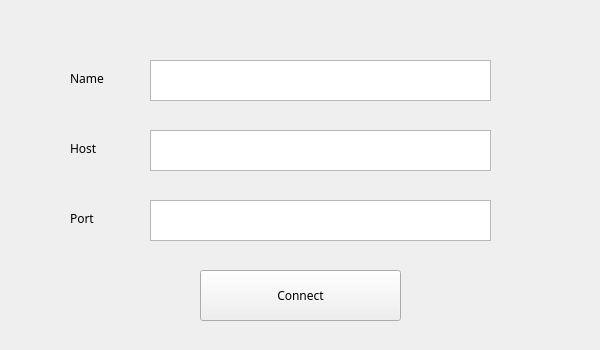
<?xml version="1.0" encoding="UTF-8"?>
<ui version="4.0">
 <class>ConnectScreen</class>
 <widget class="QWidget" name="ConnectScreen">
  <property name="geometry">
   <rect>
    <x>0</x>
    <y>0</y>
    <width>600</width>
    <height>350</height>
   </rect>
  </property>
  <property name="minimumSize">
   <size>
    <width>600</width>
    <height>350</height>
   </size>
  </property>
  <property name="maximumSize">
   <size>
    <width>600</width>
    <height>350</height>
   </size>
  </property>
  <property name="font">
   <font>
    <family>Monaco</family>
   </font>
  </property>
  <property name="windowTitle">
   <string>Connect</string>
  </property>
  <property name="styleSheet">
   <string notr="true"/>
  </property>
  <layout class="QHBoxLayout" name="horizontalLayout">
   <property name="spacing">
    <number>0</number>
   </property>
   <property name="leftMargin">
    <number>0</number>
   </property>
   <property name="topMargin">
    <number>0</number>
   </property>
   <property name="rightMargin">
    <number>0</number>
   </property>
   <property name="bottomMargin">
    <number>0</number>
   </property>
   <item>
    <widget class="QWidget" name="widget" native="true">
     <widget class="QTextEdit" name="Host">
      <property name="geometry">
       <rect>
        <x>150</x>
        <y>130</y>
        <width>341</width>
        <height>41</height>
       </rect>
      </property>
     </widget>
     <widget class="QTextEdit" name="Name">
      <property name="geometry">
       <rect>
        <x>150</x>
        <y>60</y>
        <width>341</width>
        <height>41</height>
       </rect>
      </property>
     </widget>
     <widget class="QTextEdit" name="Port">
      <property name="geometry">
       <rect>
        <x>150</x>
        <y>200</y>
        <width>341</width>
        <height>41</height>
       </rect>
      </property>
     </widget>
     <widget class="QPushButton" name="connectButton">
      <property name="geometry">
       <rect>
        <x>200</x>
        <y>270</y>
        <width>201</width>
        <height>51</height>
       </rect>
      </property>
      <property name="text">
       <string>Connect</string>
      </property>
     </widget>
     <widget class="QLabel" name="label">
      <property name="geometry">
       <rect>
        <x>70</x>
        <y>140</y>
        <width>58</width>
        <height>16</height>
       </rect>
      </property>
      <property name="text">
       <string>Host</string>
      </property>
     </widget>
     <widget class="QLabel" name="label_2">
      <property name="geometry">
       <rect>
        <x>70</x>
        <y>210</y>
        <width>58</width>
        <height>16</height>
       </rect>
      </property>
      <property name="text">
       <string>Port</string>
      </property>
     </widget>
     <widget class="QLabel" name="label_3">
      <property name="geometry">
       <rect>
        <x>70</x>
        <y>70</y>
        <width>58</width>
        <height>16</height>
       </rect>
      </property>
      <property name="text">
       <string>Name</string>
      </property>
     </widget>
    </widget>
   </item>
  </layout>
 </widget>
 <resources/>
 <connections/>
</ui>
